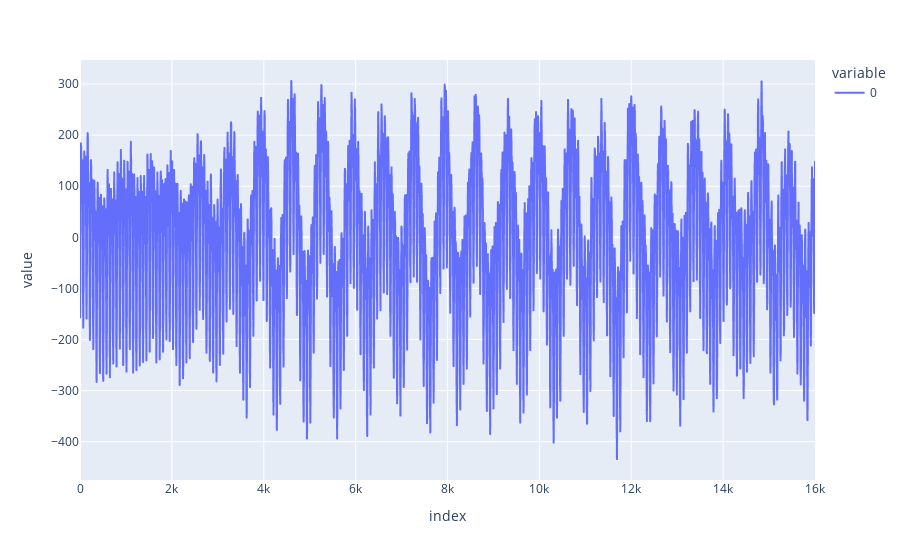

Notebook code for this chart:
### Code cell
px.line(np.array(x.read(0))[16000*8:16000*9])

### Figure 1 — Plotly figure (JSON) as saved in the notebook; plotly's stock layout.template omitted (floating-point values rounded to 4 significant figures; data arrays with more than 128 entries replaced by an {"elided": "..."} marker saying what was removed)
{"data": [{"hovertemplate": "variable=0<br>index=%{x}<br>value=%{y}<extra></extra>", "legendgroup": "0", "line": {"color": "#636efa", "dash": "solid"}, "marker": {"symbol": "circle"}, "mode": "lines", "name": "0", "showlegend": true, "type": "scattergl", "x": {"elided": "16000 int values"}, "xaxis": "x", "y": {"elided": "16000 int values"}, "yaxis": "y"}], "layout": {"legend": {"title": {"text": "variable"}, "tracegroupgap": 0}, "margin": {"t": 60}, "xaxis": {"anchor": "y", "domain": [0, 1], "title": {"text": "index"}}, "yaxis": {"anchor": "x", "domain": [0, 1], "title": {"text": "value"}}}}
